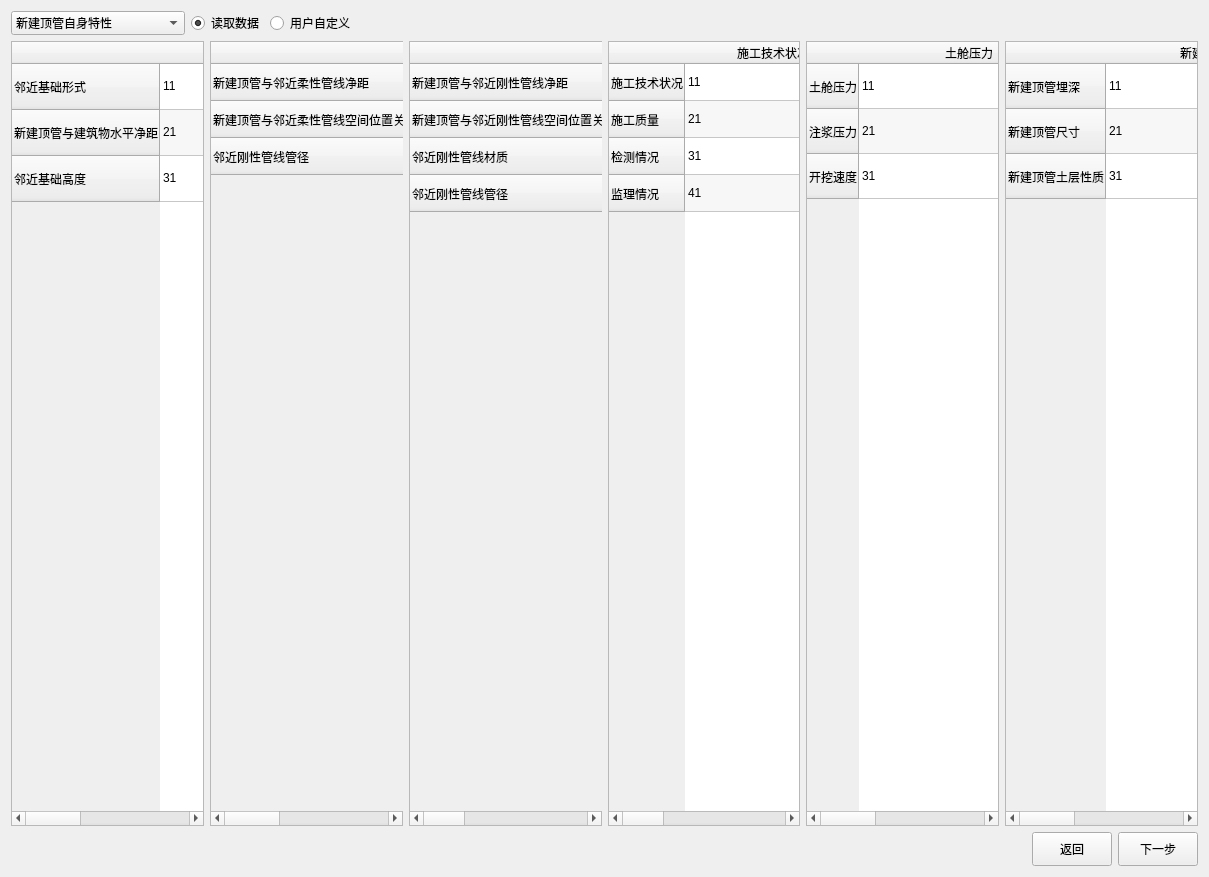
<?xml version="1.0" encoding="UTF-8"?>
<ui version="4.0">
 <class>Page3</class>
 <widget class="QWidget" name="Page3">
  <property name="geometry">
   <rect>
    <x>0</x>
    <y>0</y>
    <width>1209</width>
    <height>877</height>
   </rect>
  </property>
  <property name="windowTitle">
   <string>二级风险因子登记表</string>
  </property>
  <layout class="QVBoxLayout" name="verticalLayout_2">
   <item>
    <layout class="QVBoxLayout" name="verticalLayout">
     <item>
      <layout class="QHBoxLayout" name="horizontalLayout_3">
       <item>
        <widget class="QComboBox" name="comboBox">
         <property name="enabled">
          <bool>true</bool>
         </property>
         <property name="sizePolicy">
          <sizepolicy hsizetype="Maximum" vsizetype="Minimum">
           <horstretch>0</horstretch>
           <verstretch>0</verstretch>
          </sizepolicy>
         </property>
         <property name="minimumSize">
          <size>
           <width>0</width>
           <height>9</height>
          </size>
         </property>
         <property name="maximumSize">
          <size>
           <width>6777215</width>
           <height>16777215</height>
          </size>
         </property>
         <property name="sizeIncrement">
          <size>
           <width>5</width>
           <height>2</height>
          </size>
         </property>
         <property name="maxVisibleItems">
          <number>7</number>
         </property>
         <property name="maxCount">
          <number>2147483606</number>
         </property>
         <item>
          <property name="text">
           <string>新建顶管自身特性</string>
          </property>
         </item>
         <item>
          <property name="text">
           <string>新建顶管开挖情况</string>
          </property>
         </item>
         <item>
          <property name="text">
           <string>新建顶管施工管理</string>
          </property>
         </item>
         <item>
          <property name="text">
           <string>既有邻近地下柔性管线特性</string>
          </property>
         </item>
         <item>
          <property name="text">
           <string>既有邻近地下刚性管线特性</string>
          </property>
         </item>
         <item>
          <property name="text">
           <string>既有邻近基础特性</string>
          </property>
         </item>
        </widget>
       </item>
       <item>
        <widget class="QRadioButton" name="radioButton_face3_read">
         <property name="text">
          <string>读取数据</string>
         </property>
         <property name="checked">
          <bool>true</bool>
         </property>
        </widget>
       </item>
       <item>
        <widget class="QRadioButton" name="radioButton_face3_write">
         <property name="text">
          <string>用户自定义</string>
         </property>
        </widget>
       </item>
       <item>
        <spacer name="horizontalSpacer_2">
         <property name="orientation">
          <enum>Qt::Horizontal</enum>
         </property>
         <property name="sizeHint" stdset="0">
          <size>
           <width>40</width>
           <height>20</height>
          </size>
         </property>
        </spacer>
       </item>
      </layout>
     </item>
     <item>
      <layout class="QHBoxLayout" name="horizontalLayout_2">
       <item>
        <widget class="QTableWidget" name="tableWidget_3_U6">
         <property name="autoFillBackground">
          <bool>false</bool>
         </property>
         <property name="alternatingRowColors">
          <bool>true</bool>
         </property>
         <attribute name="horizontalHeaderVisible">
          <bool>true</bool>
         </attribute>
         <attribute name="horizontalHeaderCascadingSectionResizes">
          <bool>false</bool>
         </attribute>
         <attribute name="horizontalHeaderDefaultSectionSize">
          <number>237</number>
         </attribute>
         <attribute name="horizontalHeaderShowSortIndicator" stdset="0">
          <bool>false</bool>
         </attribute>
         <attribute name="horizontalHeaderStretchLastSection">
          <bool>false</bool>
         </attribute>
         <attribute name="verticalHeaderVisible">
          <bool>true</bool>
         </attribute>
         <attribute name="verticalHeaderDefaultSectionSize">
          <number>46</number>
         </attribute>
         <row>
          <property name="text">
           <string>邻近基础形式</string>
          </property>
         </row>
         <row>
          <property name="text">
           <string>新建顶管与建筑物水平净距</string>
          </property>
         </row>
         <row>
          <property name="text">
           <string>邻近基础高度</string>
          </property>
         </row>
         <column>
          <property name="text">
           <string>邻近基础形式</string>
          </property>
         </column>
         <column>
          <property name="text">
           <string>新建顶管与建筑物水平净距</string>
          </property>
         </column>
         <column>
          <property name="text">
           <string>邻近基础高度</string>
          </property>
         </column>
         <item row="0" column="0">
          <property name="text">
           <string>11</string>
          </property>
         </item>
         <item row="0" column="1">
          <property name="text">
           <string>12</string>
          </property>
         </item>
         <item row="0" column="2">
          <property name="text">
           <string>13</string>
          </property>
         </item>
         <item row="1" column="0">
          <property name="text">
           <string>21</string>
          </property>
         </item>
         <item row="1" column="1">
          <property name="text">
           <string>22</string>
          </property>
         </item>
         <item row="1" column="2">
          <property name="text">
           <string>23</string>
          </property>
         </item>
         <item row="2" column="0">
          <property name="text">
           <string>31</string>
          </property>
         </item>
         <item row="2" column="1">
          <property name="text">
           <string>32</string>
          </property>
         </item>
         <item row="2" column="2">
          <property name="text">
           <string>33</string>
          </property>
         </item>
        </widget>
       </item>
       <item>
        <widget class="QTableWidget" name="tableWidget_3_U4">
         <property name="alternatingRowColors">
          <bool>true</bool>
         </property>
         <attribute name="horizontalHeaderVisible">
          <bool>true</bool>
         </attribute>
         <attribute name="horizontalHeaderCascadingSectionResizes">
          <bool>false</bool>
         </attribute>
         <attribute name="horizontalHeaderMinimumSectionSize">
          <number>38</number>
         </attribute>
         <attribute name="horizontalHeaderDefaultSectionSize">
          <number>262</number>
         </attribute>
         <attribute name="horizontalHeaderHighlightSections">
          <bool>true</bool>
         </attribute>
         <attribute name="verticalHeaderVisible">
          <bool>true</bool>
         </attribute>
         <attribute name="verticalHeaderMinimumSectionSize">
          <number>26</number>
         </attribute>
         <attribute name="verticalHeaderDefaultSectionSize">
          <number>37</number>
         </attribute>
         <attribute name="verticalHeaderHighlightSections">
          <bool>true</bool>
         </attribute>
         <row>
          <property name="text">
           <string>新建顶管与邻近柔性管线净距</string>
          </property>
         </row>
         <row>
          <property name="text">
           <string>新建顶管与邻近柔性管线空间位置关系</string>
          </property>
         </row>
         <row>
          <property name="text">
           <string>邻近刚性管线管径</string>
          </property>
         </row>
         <column>
          <property name="text">
           <string>新建顶管与邻近柔性管线净距</string>
          </property>
         </column>
         <column>
          <property name="text">
           <string>新建顶管与邻近柔性管线空间位置关系</string>
          </property>
         </column>
         <column>
          <property name="text">
           <string>邻近刚性管线管径</string>
          </property>
         </column>
         <item row="0" column="0">
          <property name="text">
           <string>11</string>
          </property>
         </item>
         <item row="0" column="1">
          <property name="text">
           <string>12</string>
          </property>
         </item>
         <item row="0" column="2">
          <property name="text">
           <string>13</string>
          </property>
         </item>
         <item row="1" column="0">
          <property name="text">
           <string>21</string>
          </property>
         </item>
         <item row="1" column="1">
          <property name="text">
           <string>22</string>
          </property>
         </item>
         <item row="1" column="2">
          <property name="text">
           <string>23</string>
          </property>
         </item>
         <item row="2" column="0">
          <property name="text">
           <string>31</string>
          </property>
         </item>
         <item row="2" column="1">
          <property name="text">
           <string>32</string>
          </property>
         </item>
         <item row="2" column="2">
          <property name="text">
           <string>33</string>
          </property>
         </item>
        </widget>
       </item>
       <item>
        <widget class="QTableWidget" name="tableWidget_3_U5">
         <property name="alternatingRowColors">
          <bool>true</bool>
         </property>
         <attribute name="horizontalHeaderVisible">
          <bool>true</bool>
         </attribute>
         <attribute name="horizontalHeaderCascadingSectionResizes">
          <bool>false</bool>
         </attribute>
         <attribute name="horizontalHeaderMinimumSectionSize">
          <number>38</number>
         </attribute>
         <attribute name="horizontalHeaderDefaultSectionSize">
          <number>262</number>
         </attribute>
         <attribute name="horizontalHeaderHighlightSections">
          <bool>true</bool>
         </attribute>
         <attribute name="verticalHeaderVisible">
          <bool>true</bool>
         </attribute>
         <attribute name="verticalHeaderMinimumSectionSize">
          <number>26</number>
         </attribute>
         <attribute name="verticalHeaderDefaultSectionSize">
          <number>37</number>
         </attribute>
         <attribute name="verticalHeaderHighlightSections">
          <bool>true</bool>
         </attribute>
         <row>
          <property name="text">
           <string>新建顶管与邻近刚性管线净距</string>
          </property>
         </row>
         <row>
          <property name="text">
           <string>新建顶管与邻近刚性管线空间位置关系</string>
          </property>
         </row>
         <row>
          <property name="text">
           <string>邻近刚性管线材质</string>
          </property>
         </row>
         <row>
          <property name="text">
           <string>邻近刚性管线管径</string>
          </property>
         </row>
         <column>
          <property name="text">
           <string>新建顶管与邻近刚性管线净距</string>
          </property>
         </column>
         <column>
          <property name="text">
           <string>新建顶管与邻近刚性管线空间位置关系</string>
          </property>
         </column>
         <column>
          <property name="text">
           <string>邻近刚性管线材质</string>
          </property>
         </column>
         <column>
          <property name="text">
           <string>邻近刚性管线管径</string>
          </property>
         </column>
         <item row="0" column="0">
          <property name="text">
           <string>11</string>
          </property>
         </item>
         <item row="0" column="1">
          <property name="text">
           <string>12</string>
          </property>
         </item>
         <item row="0" column="2">
          <property name="text">
           <string>13</string>
          </property>
         </item>
         <item row="0" column="3">
          <property name="text">
           <string>14</string>
          </property>
         </item>
         <item row="1" column="0">
          <property name="text">
           <string>21</string>
          </property>
         </item>
         <item row="1" column="1">
          <property name="text">
           <string>22</string>
          </property>
         </item>
         <item row="1" column="2">
          <property name="text">
           <string>23</string>
          </property>
         </item>
         <item row="1" column="3">
          <property name="text">
           <string>24</string>
          </property>
         </item>
         <item row="2" column="0">
          <property name="text">
           <string>31</string>
          </property>
         </item>
         <item row="2" column="1">
          <property name="text">
           <string>32</string>
          </property>
         </item>
         <item row="2" column="2">
          <property name="text">
           <string>33</string>
          </property>
         </item>
         <item row="2" column="3">
          <property name="text">
           <string>34</string>
          </property>
         </item>
         <item row="3" column="0">
          <property name="text">
           <string>41</string>
          </property>
         </item>
         <item row="3" column="1">
          <property name="text">
           <string>42</string>
          </property>
         </item>
         <item row="3" column="2">
          <property name="text">
           <string>43</string>
          </property>
         </item>
         <item row="3" column="3">
          <property name="text">
           <string>44</string>
          </property>
         </item>
        </widget>
       </item>
       <item>
        <widget class="QTableWidget" name="tableWidget_3_U3">
         <property name="enabled">
          <bool>true</bool>
         </property>
         <property name="alternatingRowColors">
          <bool>true</bool>
         </property>
         <attribute name="horizontalHeaderVisible">
          <bool>true</bool>
         </attribute>
         <attribute name="horizontalHeaderCascadingSectionResizes">
          <bool>false</bool>
         </attribute>
         <attribute name="horizontalHeaderMinimumSectionSize">
          <number>55</number>
         </attribute>
         <attribute name="horizontalHeaderDefaultSectionSize">
          <number>176</number>
         </attribute>
         <attribute name="horizontalHeaderHighlightSections">
          <bool>false</bool>
         </attribute>
         <attribute name="horizontalHeaderStretchLastSection">
          <bool>false</bool>
         </attribute>
         <attribute name="verticalHeaderVisible">
          <bool>true</bool>
         </attribute>
         <attribute name="verticalHeaderCascadingSectionResizes">
          <bool>false</bool>
         </attribute>
         <attribute name="verticalHeaderMinimumSectionSize">
          <number>23</number>
         </attribute>
         <attribute name="verticalHeaderDefaultSectionSize">
          <number>37</number>
         </attribute>
         <attribute name="verticalHeaderHighlightSections">
          <bool>true</bool>
         </attribute>
         <attribute name="verticalHeaderShowSortIndicator" stdset="0">
          <bool>true</bool>
         </attribute>
         <attribute name="verticalHeaderStretchLastSection">
          <bool>false</bool>
         </attribute>
         <row>
          <property name="text">
           <string>施工技术状况</string>
          </property>
         </row>
         <row>
          <property name="text">
           <string>施工质量</string>
          </property>
         </row>
         <row>
          <property name="text">
           <string>检测情况</string>
          </property>
         </row>
         <row>
          <property name="text">
           <string>监理情况</string>
          </property>
         </row>
         <column>
          <property name="text">
           <string>施工技术状况</string>
          </property>
         </column>
         <column>
          <property name="text">
           <string>施工质量</string>
          </property>
         </column>
         <column>
          <property name="text">
           <string>检测情况</string>
          </property>
         </column>
         <column>
          <property name="text">
           <string>监理情况</string>
          </property>
         </column>
         <item row="0" column="0">
          <property name="text">
           <string>11</string>
          </property>
         </item>
         <item row="0" column="1">
          <property name="text">
           <string>12</string>
          </property>
         </item>
         <item row="0" column="2">
          <property name="text">
           <string>13</string>
          </property>
         </item>
         <item row="0" column="3">
          <property name="text">
           <string>14</string>
          </property>
         </item>
         <item row="1" column="0">
          <property name="text">
           <string>21</string>
          </property>
         </item>
         <item row="1" column="1">
          <property name="text">
           <string>22</string>
          </property>
         </item>
         <item row="1" column="2">
          <property name="text">
           <string>23</string>
          </property>
         </item>
         <item row="1" column="3">
          <property name="text">
           <string>24</string>
          </property>
         </item>
         <item row="2" column="0">
          <property name="text">
           <string>31</string>
          </property>
         </item>
         <item row="2" column="1">
          <property name="text">
           <string>32</string>
          </property>
         </item>
         <item row="2" column="2">
          <property name="text">
           <string>33</string>
          </property>
         </item>
         <item row="2" column="3">
          <property name="text">
           <string>34</string>
          </property>
         </item>
         <item row="3" column="0">
          <property name="text">
           <string>41</string>
          </property>
         </item>
         <item row="3" column="1">
          <property name="text">
           <string>42</string>
          </property>
         </item>
         <item row="3" column="2">
          <property name="text">
           <string>43</string>
          </property>
         </item>
         <item row="3" column="3">
          <property name="text">
           <string>44</string>
          </property>
         </item>
        </widget>
       </item>
       <item>
        <widget class="QTableWidget" name="tableWidget_3_U2">
         <property name="alternatingRowColors">
          <bool>true</bool>
         </property>
         <attribute name="horizontalHeaderVisible">
          <bool>true</bool>
         </attribute>
         <attribute name="horizontalHeaderDefaultSectionSize">
          <number>220</number>
         </attribute>
         <attribute name="verticalHeaderVisible">
          <bool>true</bool>
         </attribute>
         <attribute name="verticalHeaderDefaultSectionSize">
          <number>45</number>
         </attribute>
         <row>
          <property name="text">
           <string>土舱压力</string>
          </property>
         </row>
         <row>
          <property name="text">
           <string>注浆压力</string>
          </property>
         </row>
         <row>
          <property name="text">
           <string>开挖速度</string>
          </property>
         </row>
         <column>
          <property name="text">
           <string>土舱压力</string>
          </property>
         </column>
         <column>
          <property name="text">
           <string>注浆压力</string>
          </property>
         </column>
         <column>
          <property name="text">
           <string>开挖速度</string>
          </property>
         </column>
         <item row="0" column="0">
          <property name="text">
           <string>11</string>
          </property>
         </item>
         <item row="0" column="1">
          <property name="text">
           <string>12</string>
          </property>
         </item>
         <item row="0" column="2">
          <property name="text">
           <string>13</string>
          </property>
         </item>
         <item row="1" column="0">
          <property name="text">
           <string>21</string>
          </property>
         </item>
         <item row="1" column="1">
          <property name="text">
           <string>22</string>
          </property>
         </item>
         <item row="1" column="2">
          <property name="text">
           <string>23</string>
          </property>
         </item>
         <item row="2" column="0">
          <property name="text">
           <string>31</string>
          </property>
         </item>
         <item row="2" column="1">
          <property name="text">
           <string>32</string>
          </property>
         </item>
         <item row="2" column="2">
          <property name="text">
           <string>33</string>
          </property>
         </item>
        </widget>
       </item>
       <item>
        <widget class="QTableWidget" name="tableWidget_3_U1">
         <property name="enabled">
          <bool>true</bool>
         </property>
         <property name="layoutDirection">
          <enum>Qt::LeftToRight</enum>
         </property>
         <property name="alternatingRowColors">
          <bool>true</bool>
         </property>
         <attribute name="horizontalHeaderVisible">
          <bool>true</bool>
         </attribute>
         <attribute name="horizontalHeaderCascadingSectionResizes">
          <bool>false</bool>
         </attribute>
         <attribute name="horizontalHeaderDefaultSectionSize">
          <number>220</number>
         </attribute>
         <attribute name="verticalHeaderVisible">
          <bool>true</bool>
         </attribute>
         <attribute name="verticalHeaderMinimumSectionSize">
          <number>30</number>
         </attribute>
         <attribute name="verticalHeaderDefaultSectionSize">
          <number>45</number>
         </attribute>
         <row>
          <property name="text">
           <string>新建顶管埋深</string>
          </property>
         </row>
         <row>
          <property name="text">
           <string>新建顶管尺寸</string>
          </property>
         </row>
         <row>
          <property name="text">
           <string>新建顶管土层性质</string>
          </property>
         </row>
         <column>
          <property name="text">
           <string>新建顶管埋深</string>
          </property>
         </column>
         <column>
          <property name="text">
           <string>新建顶管尺寸</string>
          </property>
         </column>
         <column>
          <property name="text">
           <string>新建顶管土层性质</string>
          </property>
         </column>
         <item row="0" column="0">
          <property name="text">
           <string>11</string>
          </property>
         </item>
         <item row="0" column="1">
          <property name="text">
           <string>12</string>
          </property>
         </item>
         <item row="0" column="2">
          <property name="text">
           <string>13</string>
          </property>
         </item>
         <item row="1" column="0">
          <property name="text">
           <string>21</string>
          </property>
         </item>
         <item row="1" column="1">
          <property name="text">
           <string>22</string>
          </property>
         </item>
         <item row="1" column="2">
          <property name="text">
           <string>23</string>
          </property>
         </item>
         <item row="2" column="0">
          <property name="text">
           <string>31</string>
          </property>
         </item>
         <item row="2" column="1">
          <property name="text">
           <string>32</string>
          </property>
         </item>
         <item row="2" column="2">
          <property name="text">
           <string>33</string>
          </property>
         </item>
        </widget>
       </item>
      </layout>
     </item>
     <item>
      <layout class="QHBoxLayout" name="horizontalLayout">
       <item>
        <spacer name="horizontalSpacer">
         <property name="orientation">
          <enum>Qt::Horizontal</enum>
         </property>
         <property name="sizeHint" stdset="0">
          <size>
           <width>40</width>
           <height>20</height>
          </size>
         </property>
        </spacer>
       </item>
       <item>
        <widget class="QPushButton" name="pushButton_page3_return">
         <property name="enabled">
          <bool>true</bool>
         </property>
         <property name="sizePolicy">
          <sizepolicy hsizetype="Maximum" vsizetype="Maximum">
           <horstretch>0</horstretch>
           <verstretch>3</verstretch>
          </sizepolicy>
         </property>
         <property name="minimumSize">
          <size>
           <width>0</width>
           <height>34</height>
          </size>
         </property>
         <property name="text">
          <string>返回</string>
         </property>
        </widget>
       </item>
       <item>
        <widget class="QPushButton" name="pushButton_page3_next">
         <property name="enabled">
          <bool>true</bool>
         </property>
         <property name="sizePolicy">
          <sizepolicy hsizetype="Minimum" vsizetype="Preferred">
           <horstretch>0</horstretch>
           <verstretch>0</verstretch>
          </sizepolicy>
         </property>
         <property name="text">
          <string>下一步</string>
         </property>
        </widget>
       </item>
      </layout>
     </item>
    </layout>
   </item>
  </layout>
 </widget>
 <resources/>
 <connections>
  <connection>
   <sender>comboBox</sender>
   <signal>currentIndexChanged(int)</signal>
   <receiver>tableWidget_3_U1</receiver>
   <slot>show()</slot>
   <hints>
    <hint type="sourcelabel">
     <x>93</x>
     <y>18</y>
    </hint>
    <hint type="destinationlabel">
     <x>1314</x>
     <y>194</y>
    </hint>
   </hints>
  </connection>
  <connection>
   <sender>comboBox</sender>
   <signal>currentIndexChanged(int)</signal>
   <receiver>tableWidget_3_U2</receiver>
   <slot>show()</slot>
   <hints>
    <hint type="sourcelabel">
     <x>170</x>
     <y>16</y>
    </hint>
    <hint type="destinationlabel">
     <x>1096</x>
     <y>252</y>
    </hint>
   </hints>
  </connection>
  <connection>
   <sender>comboBox</sender>
   <signal>currentIndexChanged(int)</signal>
   <receiver>tableWidget_3_U3</receiver>
   <slot>show()</slot>
   <hints>
    <hint type="sourcelabel">
     <x>101</x>
     <y>23</y>
    </hint>
    <hint type="destinationlabel">
     <x>877</x>
     <y>252</y>
    </hint>
   </hints>
  </connection>
  <connection>
   <sender>comboBox</sender>
   <signal>currentIndexChanged(int)</signal>
   <receiver>tableWidget_3_U5</receiver>
   <slot>show()</slot>
   <hints>
    <hint type="sourcelabel">
     <x>180</x>
     <y>26</y>
    </hint>
    <hint type="destinationlabel">
     <x>659</x>
     <y>252</y>
    </hint>
   </hints>
  </connection>
  <connection>
   <sender>comboBox</sender>
   <signal>currentIndexChanged(int)</signal>
   <receiver>tableWidget_3_U6</receiver>
   <slot>show()</slot>
   <hints>
    <hint type="sourcelabel">
     <x>175</x>
     <y>14</y>
    </hint>
    <hint type="destinationlabel">
     <x>222</x>
     <y>252</y>
    </hint>
   </hints>
  </connection>
  <connection>
   <sender>comboBox</sender>
   <signal>currentIndexChanged(int)</signal>
   <receiver>tableWidget_3_U4</receiver>
   <slot>show()</slot>
   <hints>
    <hint type="sourcelabel">
     <x>89</x>
     <y>29</y>
    </hint>
    <hint type="destinationlabel">
     <x>322</x>
     <y>129</y>
    </hint>
   </hints>
  </connection>
 </connections>
</ui>
